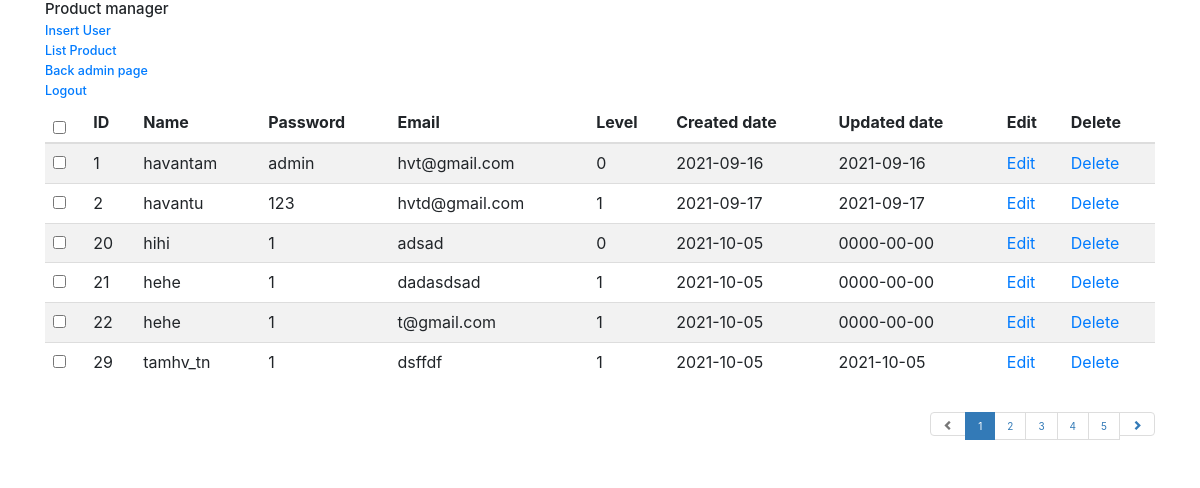
The app's page /?action=list-user (signed in) with its own data.
### tables this page shows
CREATE TABLE `user` (
  `id` int(10) NOT NULL,
  `name` text NOT NULL,
  `email` text NOT NULL,
  `password` text NOT NULL,
  `level` int(10) NOT NULL,
  `created_date` date NOT NULL,
  `updated_date` date NOT NULL
);

### views/View.php (called while the page is built, shortened)
<?php
    class View{
        public function view_list_user($result){
            require_once './templates/layouts/admins/listUser.php';
        }
    }
?>

### index.php (called while the page is built, shortened)
<?php
   $home_page = new HomeController();
   $home_page->index();
?>

### models/UserModel.php (called while the page is built, shortened)
<?php
require_once './models/DBConnect.php';
    class UserModel extends DbConnect implements InterfaceTemplate{
        private $conn;
        public function connect(){
            $this->conn = $this->connectdatabase();
        }
        public function getUser(){
            $sql = 'SELECT * FROM user';
            $result = $this->conn->query($sql);
            if ($result->num_rows > 0) {
                while ($row = ($result)->fetch_assoc()) {
                    $listUser[] = $row;
                }
                return $listUser;
            }
        }
    }
?>

### models/DbConnect.php (called while the page is built, shortened)
<?php
    class DbConnect{
        public function connectdatabase(){
            $servername = 'localhost';
            $username = 'root';
            $password = '';
            $conn = new mysqli($servername, $username, $password, 'aht_training_db');
            return $conn;
        }
    }
?>

### templates/layouts/admins/listUser.php (the view, shortened to what this page needs)
<html lang="en">
<head>
        <link href="//maxcdn.bootstrapcdn.com/bootstrap/3.3.0/css/bootstrap.min.css" rel="stylesheet" id="bootstrap-css">
        <link rel="stylesheet" href="./public/assets/css/bootstrap.min.css">
</head>
<body>
        <div class="container">
                <div class="row">
                        <div class="col-md-12">
                                <h4>Product manager</h4>
                                <h5><a href="?action=insert-user">Insert User</a></h5>
                                <h5><a href="?action=admin">List Product</a></h5>
                                <h5><a href="?action=admin">Back admin page</a></h5>
                                <h5><a href="?action=home">Logout</a></h5>
                                <div class="table-responsive">
                                        <table id="mytable" class="table table-bordred table-striped">
                                                <thead>
                                                        <th><input type="checkbox" id="checkall" /></th>
                                                        <th>ID</th>
                                                        <th>Name</th>
                                                        <th>Password</th>
                                                        <th>Email</th>
                                                        <th>Level</th>
                                                        <th>Created date</th>
                                                        <th>Updated date</th>
                                                        <th>Edit</th>
                                                        <th>Delete</th>
                                                </thead>
                                                <tbody>
                                                <?php
                                                        foreach ($result as $row){
                                                        ?>
                                                        <tr>
                                                                <td><input type="checkbox" class="checkthis" /></td>
                                                                <td><?php echo $row['id']; ?></td>
                                                                <td><?php echo $row['name']; ?></td>
                                                                <td><?php echo $row['password']; ?></td>
                                                                <td><?php echo $row['email']; ?></td>
                                                                <td><?php echo $row['level']; ?></td>
                                                                <td><?php echo $row['created_date']; ?></td>
                                                                <td><?php echo $row['updated_date']; ?></td>
                                                                <td>
                                                                    <a href="?action=update-user&id=<?php echo $row['id']?>">Edit</a>
                                                                </td>
                                                                <td>
                                                                    <a href="?action=delete-user&id=<?php echo $row['id']?>">Delete</a>
                                                                </td>
                                                        </tr>
                                                        <?php }?>
                                                </tbody>
                                        </table>
                                        <ul class="pagination pull-right">
                                                <li class="disabled"><a href="#"><span class="glyphicon glyphicon-chevron-left"></span></a></li>
                                                <li class="active"><a href="#">1</a></li>
                                                <li><a href="#">2</a></li>
                                                <li><a href="#">3</a></li>
                                                <li><a href="#">4</a></li>
                                                <li><a href="#">5</a></li>
                                                <li><a href="#"><span class="glyphicon glyphicon-chevron-right"></span></a></li>
                                        </ul>
                                </div>
                        </div>
                </div>
        </div>
</body>
</html>

### records on screen
user: id "1", name "havantam", password "admin", email "hvt@gmail.com", level "0", created_date "2021-09-16", updated_date "2021-09-16"
user: id "2", name "havantu", password "123", email "hvtd@gmail.com", level "1", created_date "2021-09-17", updated_date "2021-09-17"
user: id "20", name "hihi", password "1", email "adsad", level "0", created_date "2021-10-05", updated_date "0000-00-00"
user: id "21", name "hehe", password "1", email "dadasdsad", level "1", created_date "2021-10-05", updated_date "0000-00-00"
user: id "22", name "hehe", password "1", email "t@gmail.com", level "1", created_date "2021-10-05", updated_date "0000-00-00"
user: id "29", name "tamhv_tn", password "1", email "dsffdf", level "1", created_date "2021-10-05", updated_date "2021-10-05"
